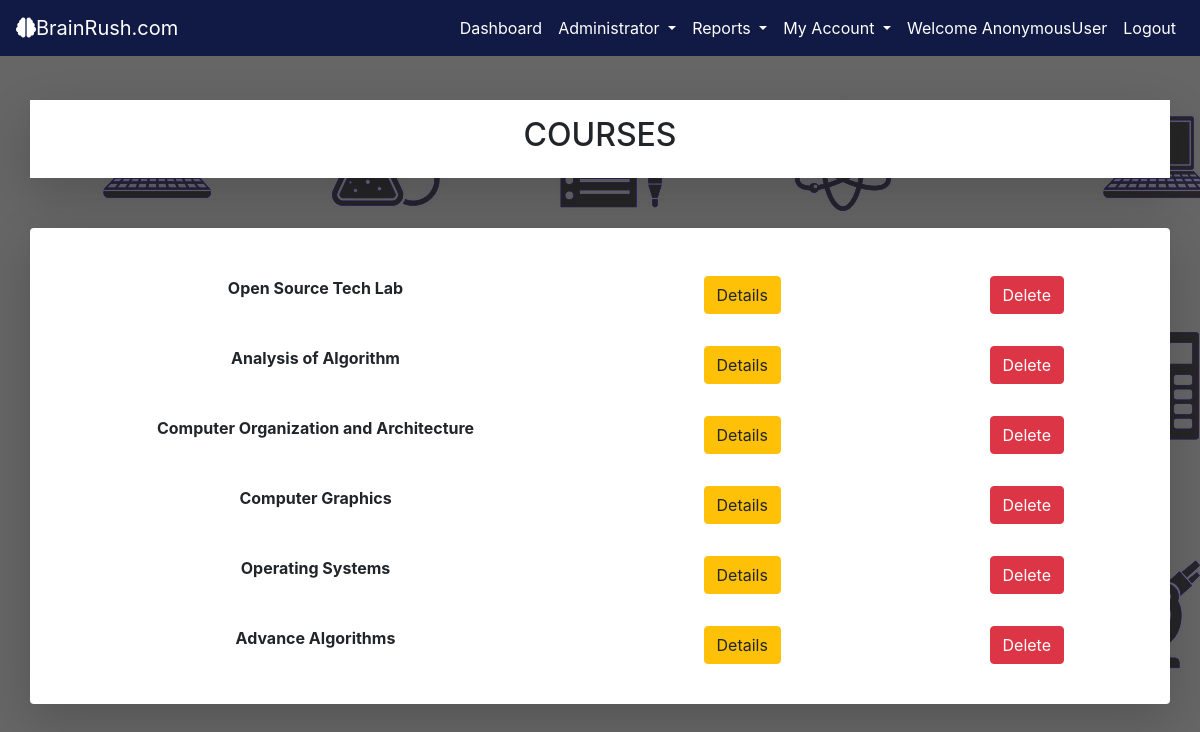
Page /tutor/courselist/ on the earlier database version.
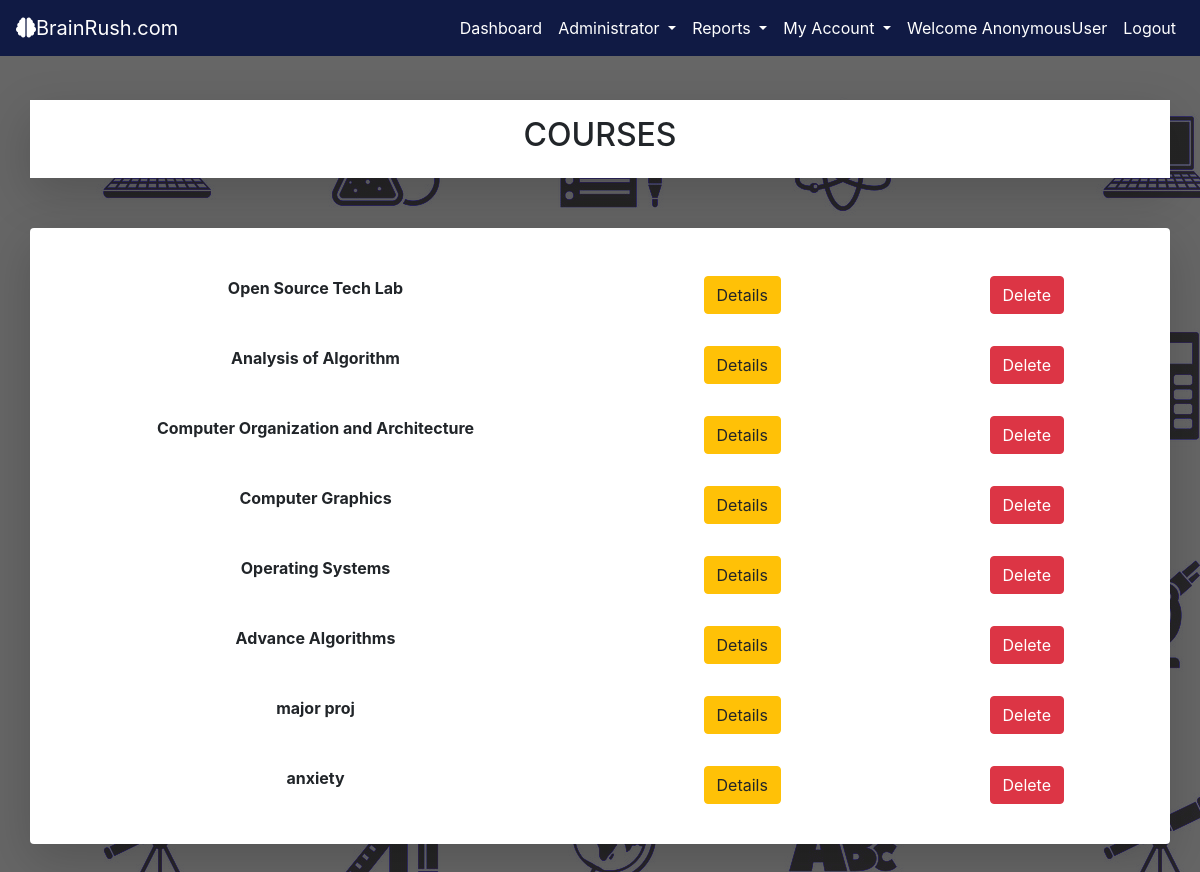
Same page on the later database version.
### tutor/models.py (models this page shows, shortened)
class Course(models.Model):
    coursename = models.CharField(max_length=50)
    coursedescription = models.TextField()

### tutor/views.py (the view)
# urls.py: path('courselist/',views.courselist,name="courselist"),
def courselist(request):
    course = { 'course_list' : Course.objects.all() }
    return render(request, "tutor/course_list.html", course)

### tutor/templates/tutor/course_list.html (shortened to what this page needs)
{% extends 'tutor/tutor_nav.html' %}
{% load static %}
{% block content %}
<body  style="background-image: linear-gradient(rgba(0,0,0,0.6),rgba(0,0,0,0.6)),url({% static 'images/subject.jpg' %}); width:100%; height: 1500px; ">
<div class="container  d-flex justify-content-center shadow-lg p-3 mb-5 bg-white"  style="margin-top: 100px;">
    <h2>COURSES</h2>
</div>
<div class="container shadow-lg p-3 mb-5 bg-white rounded" style="margin-top: 50px;">
    {% for course in course_list %}
    <div class="row justify-content-center mt-4 mb-4">
        <div class="col-sm-6 d-flex justify-content-center mt-2">
            <strong>{{course.coursename}}</strong>
        </div>
        <div class="col-sm-3 d-flex justify-content-center mt-2">
            <a href="{% url 'tutor:coursedetails' course.id %}" class="btn btn-warning" >Details</a>
        </div>
        <div class="col-sm-3 d-flex justify-content-center mt-2">
            <form action="{% url 'tutor:coursedelete' course.id %}" method="POST">
                <button type="submit" class="btn btn-danger">Delete</button>
            </form>
        </div>
    </div>
    {% endfor %}
</div>
</body>
{% endblock content %}

Differences in the rows shown:
added Course: coursename "major proj"
added Course: coursename "anxiety"
